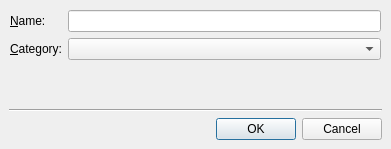
<ui version="4.0" >
 <comment>*********************************************************************
**
** Copyright (C) 1992-2006 TROLLTECH ASA. All rights reserved.
**
** This file is part of the Phone Edition of the Qt Toolkit.
**
** $TROLLTECH_DUAL_LICENSE$
**
** This file is provided AS IS with NO WARRANTY OF ANY KIND, INCLUDING THE
** WARRANTY OF DESIGN, MERCHANTABILITY AND FITNESS FOR A PARTICULAR PURPOSE.
**
*********************************************************************</comment>
 <class>SaveFormAsTemplate</class>
 <widget class="QDialog" name="SaveFormAsTemplate" >
  <property name="geometry" >
   <rect>
    <x>0</x>
    <y>0</y>
    <width>391</width>
    <height>149</height>
   </rect>
  </property>
  <property name="windowTitle" >
   <string>Save Form As Template...</string>
  </property>
  <layout class="QVBoxLayout" >
   <property name="margin" >
    <number>9</number>
   </property>
   <property name="spacing" >
    <number>6</number>
   </property>
   <item>
    <layout class="QGridLayout" >
     <property name="margin" >
      <number>1</number>
     </property>
     <property name="spacing" >
      <number>6</number>
     </property>
     <item row="0" column="1" >
      <widget class="QLineEdit" name="templateNameEdit" >
       <property name="text" >
        <string/>
       </property>
       <property name="echoMode" >
        <enum>QLineEdit::Normal</enum>
       </property>
      </widget>
     </item>
     <item row="1" column="1" >
      <widget class="QComboBox" name="categoryCombo" />
     </item>
     <item row="1" column="0" >
      <widget class="QLabel" name="label_2" >
       <property name="frameShape" >
        <enum>QFrame::NoFrame</enum>
       </property>
       <property name="frameShadow" >
        <enum>QFrame::Plain</enum>
       </property>
       <property name="text" >
        <string>&amp;Category:</string>
       </property>
       <property name="textFormat" >
        <enum>Qt::AutoText</enum>
       </property>
       <property name="buddy" >
        <cstring>categoryCombo</cstring>
       </property>
      </widget>
     </item>
     <item row="0" column="0" >
      <widget class="QLabel" name="label" >
       <property name="frameShape" >
        <enum>QFrame::NoFrame</enum>
       </property>
       <property name="frameShadow" >
        <enum>QFrame::Plain</enum>
       </property>
       <property name="text" >
        <string>&amp;Name:</string>
       </property>
       <property name="textFormat" >
        <enum>Qt::AutoText</enum>
       </property>
       <property name="buddy" >
        <cstring>templateNameEdit</cstring>
       </property>
      </widget>
     </item>
    </layout>
   </item>
   <item>
    <spacer>
     <property name="orientation" >
      <enum>Qt::Vertical</enum>
     </property>
     <property name="sizeHint" >
      <size>
       <width>373</width>
       <height>16</height>
      </size>
     </property>
    </spacer>
   </item>
   <item>
    <widget class="QFrame" name="horizontalLine" >
     <property name="frameShape" >
      <enum>QFrame::HLine</enum>
     </property>
     <property name="frameShadow" >
      <enum>QFrame::Sunken</enum>
     </property>
    </widget>
   </item>
   <item>
    <widget class="QDialogButtonBox" name="buttonBox" >
     <property name="orientation" >
      <enum>Qt::Horizontal</enum>
     </property>
     <property name="standardButtons" >
      <set>QDialogButtonBox::Cancel|QDialogButtonBox::NoButton|QDialogButtonBox::Ok</set>
     </property>
    </widget>
   </item>
  </layout>
 </widget>
 <resources/>
 <connections>
  <connection>
   <sender>buttonBox</sender>
   <signal>accepted()</signal>
   <receiver>SaveFormAsTemplate</receiver>
   <slot>accept()</slot>
   <hints>
    <hint type="sourcelabel" >
     <x>256</x>
     <y>124</y>
    </hint>
    <hint type="destinationlabel" >
     <x>113</x>
     <y>143</y>
    </hint>
   </hints>
  </connection>
  <connection>
   <sender>buttonBox</sender>
   <signal>rejected()</signal>
   <receiver>SaveFormAsTemplate</receiver>
   <slot>reject()</slot>
   <hints>
    <hint type="sourcelabel" >
     <x>332</x>
     <y>127</y>
    </hint>
    <hint type="destinationlabel" >
     <x>372</x>
     <y>147</y>
    </hint>
   </hints>
  </connection>
 </connections>
</ui>
